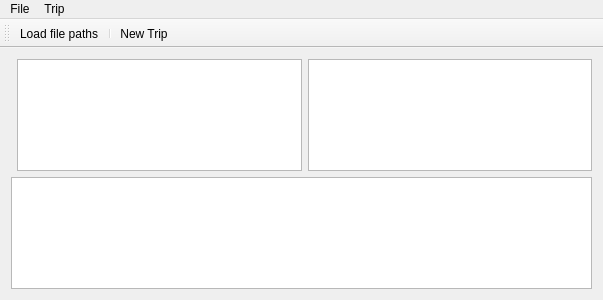
<?xml version="1.0" encoding="UTF-8"?>
<ui version="4.0">
 <class>MainWindow</class>
 <widget class="QMainWindow" name="MainWindow">
  <property name="geometry">
   <rect>
    <x>0</x>
    <y>0</y>
    <width>603</width>
    <height>300</height>
   </rect>
  </property>
  <property name="windowTitle">
   <string>MainWindow</string>
  </property>
  <widget class="QWidget" name="centralWidget">
   <layout class="QGridLayout" name="gridLayout">
    <item row="0" column="0">
     <layout class="QVBoxLayout" name="verticalLayoutPrintGraph"/>
    </item>
    <item row="0" column="1">
     <widget class="QTableWidget" name="tableWidgetTimes"/>
    </item>
    <item row="0" column="2">
     <widget class="QTableWidget" name="tableWidgetCitys"/>
    </item>
    <item row="1" column="0" colspan="3">
     <widget class="QPlainTextEdit" name="plainTextEditOutVoos"/>
    </item>
   </layout>
  </widget>
  <widget class="QMenuBar" name="menuBar">
   <property name="geometry">
    <rect>
     <x>0</x>
     <y>0</y>
     <width>603</width>
     <height>21</height>
    </rect>
   </property>
   <widget class="QMenu" name="menuFile">
    <property name="title">
     <string>File</string>
    </property>
    <addaction name="actionLoad"/>
   </widget>
   <widget class="QMenu" name="menuTrip">
    <property name="title">
     <string>Trip</string>
    </property>
    <addaction name="actionNew_Trip"/>
   </widget>
   <addaction name="menuFile"/>
   <addaction name="menuTrip"/>
  </widget>
  <widget class="QToolBar" name="mainToolBar">
   <attribute name="toolBarArea">
    <enum>TopToolBarArea</enum>
   </attribute>
   <attribute name="toolBarBreak">
    <bool>false</bool>
   </attribute>
   <addaction name="actionLoad"/>
   <addaction name="separator"/>
   <addaction name="actionNew_Trip"/>
  </widget>
  <action name="actionLoad">
   <property name="icon">
    <iconset resource="imagens.qrc">
     <normaloff>:/Imagens/icon_open.png</normaloff>:/Imagens/icon_open.png</iconset>
   </property>
   <property name="text">
    <string>Load file paths</string>
   </property>
  </action>
  <action name="actionNew_Trip">
   <property name="icon">
    <iconset resource="imagens.qrc">
     <normaloff>:/Imagens/new_viagem.png</normaloff>:/Imagens/new_viagem.png</iconset>
   </property>
   <property name="text">
    <string>New Trip</string>
   </property>
  </action>
 </widget>
 <layoutdefault spacing="6" margin="11"/>
 <resources>
  <include location="imagens.qrc"/>
 </resources>
 <connections/>
</ui>
